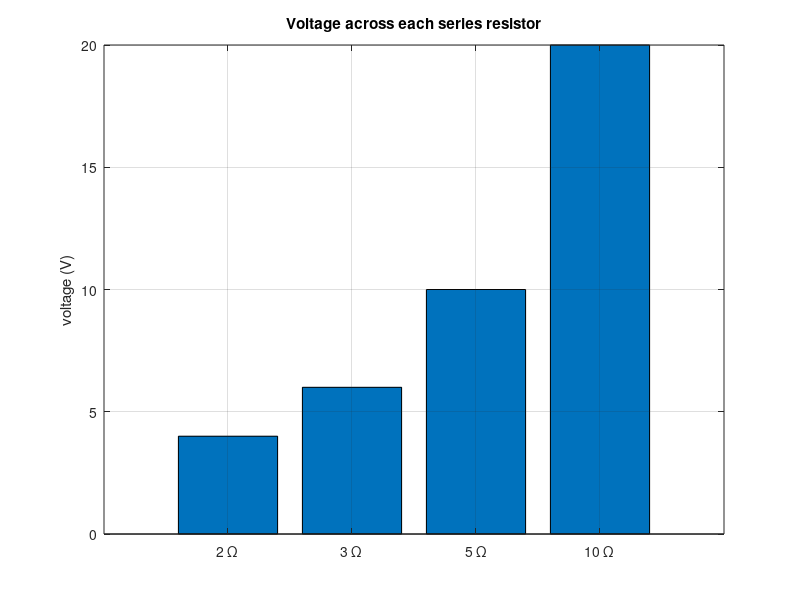

Write MATLAB code to recreate this figure.
% Circuits 1 — Resistors in Series
%title: Series Resistors and Voltage Sharing
%ar-title: المقاومات على التوالي وتوزيع الجهد
%lesson: c1-resistive-1
%course: circuits-1

%% The example
%ar: أربع مقاومات على التوالي مع 40 V. Req = sum(R)، والتيار واحد للجميع، وجهد كل مقاومة i·R.
R = [2 3 5 10]; Vs = 40;
Req = sum(R); i = Vs/Req; v = i*R;
fprintf('Req = %g ohm, i = %g A\n', Req, i)
fprintf('v(%g ohm) = %g V\n', [R; v])

%% KVL check and a bar chart
%ar: مجموع الجهود يساوي جهد المصدر. bar يرسم نصيب كل مقاومة: الكبرى تأخذ النصيب الأكبر.
fprintf('sum of voltages = %g V\n', sum(v))
bar(v); grid on; set(gca, 'XTickLabel', {'2 \Omega', '3 \Omega', '5 \Omega', '10 \Omega'})
ylabel('voltage (V)'); title('Voltage across each series resistor')

%%! Project idea: LED current-limiting resistor
%ar: مشروع عملي: LED يحتاج 20 mA وهبوطه 2 V، والمصدر 5 V. المقاومة على التوالي = (5 − 2)/0.02. ثم نختار أقرب قيمة قياسية أكبر منها (أكثر أمانًا).
Vs = 5; Vled = 2; Iled = 20e-3;
Rneed = (Vs - Vled)/Iled;
E12 = [1 1.2 1.5 1.8 2.2 2.7 3.3 3.9 4.7 5.6 6.8 8.2];
std = [E12 E12*10 E12*100 E12*1000];
Rpick = std(find(std >= Rneed, 1));
fprintf('needed %g ohm -> use %g ohm: I = %.1f mA, P = %.1f mW\n', Rneed, Rpick, (Vs-Vled)/Rpick*1e3, ((Vs-Vled)/Rpick)^2*Rpick*1e3)
